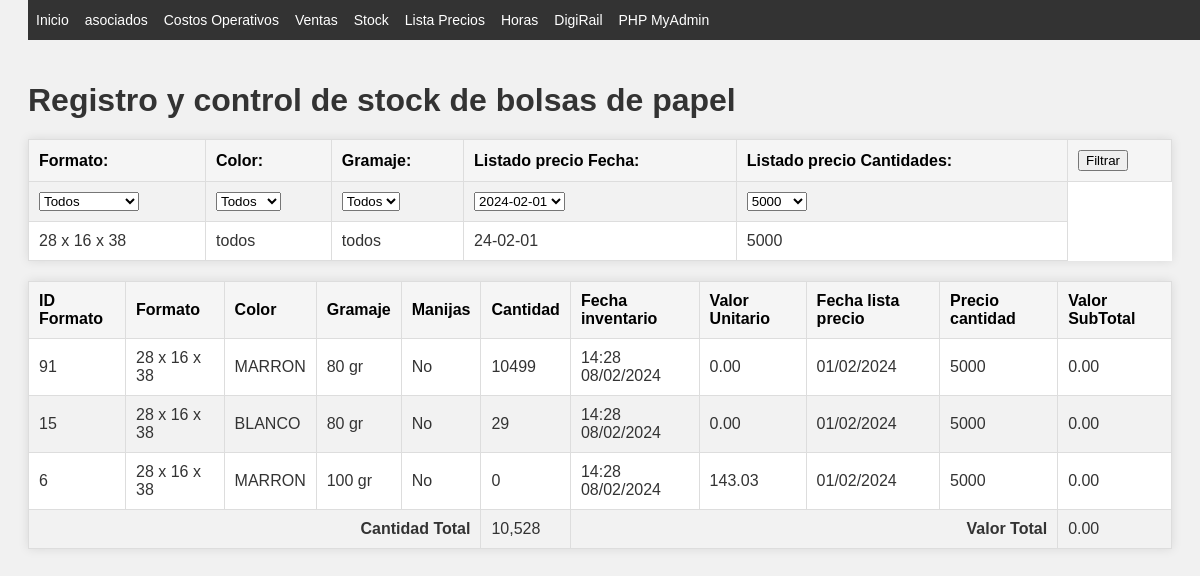
The page /stock.php?Formato=28 x 16 x 38 on the database its author committed.
### tables this page shows
CREATE TABLE `listado_precios` (
  `ID_listado` int(11) NOT NULL,
  `ID_formato` int(11) DEFAULT NULL,
  `cantidad` int(11) DEFAULT NULL,
  `precio_u_sIVA` decimal(8,2) DEFAULT NULL,
  `fecha_listado` date DEFAULT NULL
);

CREATE TABLE `tabla_1` (
  `ID_formato` int(11) NOT NULL,
  `formato` varchar(14) NOT NULL,
  `ancho` int(11) NOT NULL,
  `fuelle` int(11) NOT NULL,
  `alto` int(11) NOT NULL,
  `color` varchar(11) NOT NULL,
  `gramaje` int(11) NOT NULL,
  `cantidades` int(11) NOT NULL,
  `manijas` bit(1) NOT NULL,
  `fechatiempo` timestamp NULL DEFAULT CURRENT_TIMESTAMP ON UPDATE CURRENT_TIMESTAMP
);

### Stock/stockFunctions.php (called while the page is built, shortened)
<?php
function obtenerDatosStock($formatoFilter, $colorFilter, $gramajeFilter, $cantidadSeleccionada, $fechaListadoFilter) {
    $conexion = conectarBD();
    $query = "SELECT t1.*, t2.precio_u_sIVA, t2.fecha_listado, t2.cantidad FROM tabla_1 t1
              LEFT JOIN listado_precios t2 ON t1.ID_formato = t2.ID_formato";
    $conditions = [];
    $params = [];
    if ($formatoFilter !== 'todos') {
        $conditions[] = "t1.formato = ?";
        $params[] = $formatoFilter;
    }
    if (!empty($cantidadSeleccionada) && $cantidadSeleccionada != 'todos') {
        $conditions[] = "t2.cantidad = ?";
        $params[] = $cantidadSeleccionada;
    }
    if ($fechaListadoFilter !== 'todos') {
        $conditions[] = "t2.fecha_listado = ?";
        $params[] = $fechaListadoFilter;
    }
    if (!empty($conditions)) {
        $query .= " WHERE " . implode(" AND ", $conditions);
    }
    $query .= " ORDER BY t1.cantidades DESC";
    $stmt = $conexion->prepare($query);
    if (!empty($params)) {
        $stmt->bind_param(str_repeat("s", count($params)), ...$params);
    }
    $stmt->execute();
    $result = $stmt->get_result();
    $data = [];
    while ($row = $result->fetch_assoc()) {
        $data[] = $row;
    }
    return $data;
}

### stock.php (the view, shortened to what this page needs)
<?php
require "includes/header.php";
require_once 'Stock/stockFunctions.php';
function obtenerFiltrosDesdeURL() {
    $cantidadSeleccionadaDefault = '5000';
    $fechaListadoFilterDefault = '24-02-01';
    return [
        'formatoFilter'         => $_GET['Formato']     ?? 'todos',
        'colorFilter'           => $_GET['color']       ?? 'todos',
        'gramajeFilter'         => $_GET['gramaje']     ?? 'todos',
        'cantidadSeleccionada'  => !empty($_GET['cantidades'])          ? $_GET['cantidades']           : $cantidadSeleccionadaDefault,
        'fechaListadoFilter'    => !empty($_GET['fechaSeleccionada'])   ? $_GET['fechaSeleccionada']    : $fechaListadoFilterDefault,
    ];
}
$filtros = obtenerFiltrosDesdeURL();
$data = obtenerDatosStock(
    strval($filtros['formatoFilter']),
    strval($filtros['colorFilter']),
    strval($filtros['gramajeFilter']),
    strval($filtros['cantidadSeleccionada']),
    strval($filtros['fechaListadoFilter'])
);
function formatearFecha($fecha, $formato = 'd/m/Y') {
    $objFecha = new DateTime($fecha);
    return $objFecha->format($formato);
}
function mostrarTabla($data) {
    $totalSuma = 0;
    $cant_total = 0;
    foreach ($data as $row) {
        $valorTotalFormatted = 'No disponible';
        $precioUnitarioFormatted = 'No disponible';
        if (isset($row['precio_u_sIVA'])) {
            $valorTotal = $row['cantidades'] * $row['precio_u_sIVA'];
            $valorTotalFormatted = is_numeric($valorTotal) ? number_format($valorTotal, 2, '.', ',') : $valorTotal;
            $precioUnitarioFormatted = number_format($row['precio_u_sIVA'], 2, '.', ',');
            $totalSuma += $valorTotal;
            $cant_total += isset($row['cantidades']) && is_numeric($row['cantidades']) ? $row['cantidades'] : 0;
        }
        $manijasTexto = isset($row['manijas']) && $row['manijas'] ? 'Sí' : 'No';
        echo "<tr>";
        echo "<td>" . htmlspecialchars($row['ID_formato']) . "</td>";
        echo "<td>" . htmlspecialchars($row['formato']) . "</td>";
        echo "<td>" . htmlspecialchars($row['color']) . "</td>";
        echo "<td>" . htmlspecialchars($row['gramaje']) . " gr</td>";
        echo "<td>" . $manijasTexto . "</td>";
        echo "<td>" . htmlspecialchars($row['cantidades']) . "</td>";
        echo "<td>" . formatearFecha($row['fechatiempo'], 'H:i d/m/Y') . "</td>";
        echo "<td>" . $precioUnitarioFormatted . "</td>";
        echo "<td>" . formatearFecha($row['fecha_listado']) . "</td>";
        echo "<td>" . htmlspecialchars($row['cantidad']) . "</td>";
        echo "<td>" . $valorTotalFormatted . "</td>";
        echo "</tr>";
    }
    echo "<tr><td colspan='5' style='text-align: right;'><strong>Cantidad Total</strong></td><td>" . number_format($cant_total, 0, '.', ',') . "</td>";
    echo "<td colspan='4' style='text-align: right;'><strong>Valor Total</strong></td><td>" . number_format($totalSuma, 2, '.', ',') . "</td></tr>";
}
?>
<!DOCTYPE html>
<html lang="es">
<head>
    <link rel="stylesheet" href="CSS/style.css">
</head>
<body>
    <h1>Registro y control de stock de bolsas de papel</h1>
    <?php include 'Stock/filtroForm.php'; ?>
    <table>
        <thead>
            <tr>
                <th>ID Formato</th>
                <th>Formato</th>
                <th>Color</th>
                <th>Gramaje</th>
                <th>Manijas</th>
                <th>Cantidad</th>
                <th>Fecha inventario</th>
                <th>Valor Unitario</th>
                <th>Fecha lista precio</th>
                <th>Precio cantidad</th>
                <th>Valor SubTotal</th>
            </tr>
        </thead>
        <tbody>
            <?php mostrarTabla($data); ?>
        </tbody>
    </table>
</body>
</html>

### CSS/index.css (style rules this page uses)
body { font-family: verdana; resize: none; }
h1, #cabecera p { margin: 0; padding: 0; }

### CSS/style.css (style rules this page uses)
body { font-family: Arial, sans-serif; background-color: #f4f4f4; color: #333; }
table { border-collapse: collapse; width: 80%; margin: 20px auto; background-color: #ffffff; box-shadow: 0 0 10px rgba(0,0,0,0.1); }
th, td { border: 1px solid #ddd; padding: 8px; text-align: left; }
th { background-color: #e9e9e9; color: #000; }
tr:nth-child(even) { background-color: #f2f2f2; }
body { font-family: Arial, sans-serif; background-color: #f1f1f1; padding: 20px; }
h1 { color: #333; }
table { width: 100%; border-collapse: collapse; margin-top: 20px; }
table th, table td { padding: 10px; text-align: left; border: 1px solid #ddd; }
table th { background-color: #f5f5f5; }

### rows shown on the page
listado_precios: ID_formato.ID_formato "91", ID_formato.formato "28 x 16 x 38", ID_formato.color "MARRON", ID_formato.gramaje "80", ID_formato.manijas "No", ID_formato.cantidades "10499", ID_formato.fechatiempo "14:28 08/02/2024", precio_u_sIVA "0.00", fecha_listado "01/02/2024", cantidad "5000"
listado_precios: ID_formato.ID_formato "15", ID_formato.formato "28 x 16 x 38", ID_formato.color "BLANCO", ID_formato.gramaje "80", ID_formato.manijas "No", ID_formato.cantidades "29", ID_formato.fechatiempo "14:28 08/02/2024", precio_u_sIVA "0.00", fecha_listado "01/02/2024", cantidad "5000"
listado_precios: ID_formato.ID_formato "6", ID_formato.formato "28 x 16 x 38", ID_formato.color "MARRON", ID_formato.gramaje "100", ID_formato.manijas "No", ID_formato.cantidades "0", ID_formato.fechatiempo "14:28 08/02/2024", precio_u_sIVA "143.03", fecha_listado "01/02/2024", cantidad "5000", valorTotalFormatted "0.00"

### other values the page prints
$filtros['formatoFilter'] "28 x 16 x 38"
$filtros['colorFilter'] "todos"
$filtros['gramajeFilter'] "todos"
$filtros['fechaListadoFilter'] "24-02-01"
$filtros['cantidadSeleccionada'] "5000"
$cant_total "10,528"
$totalSuma "0.00"
form field fechaSeleccionada "2024-02-01"
